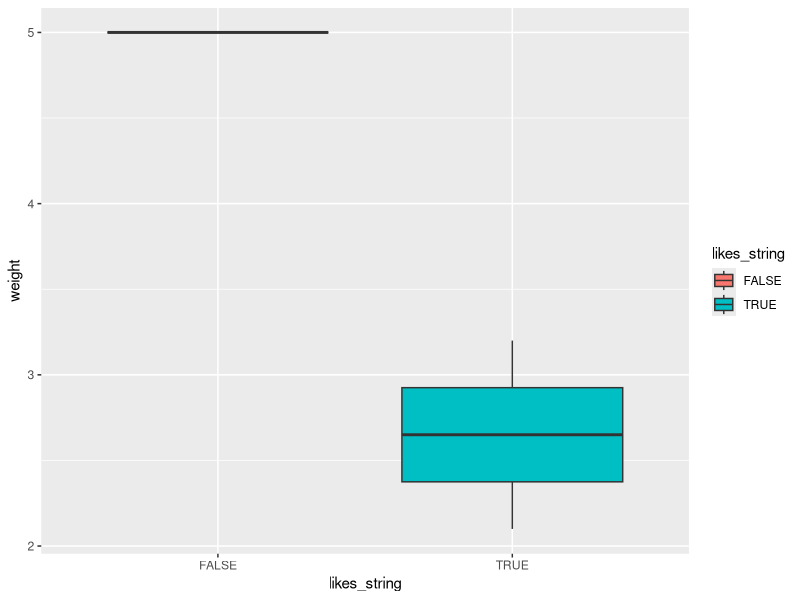

Write R code to recreate this figure.
## ---- chunk 1
cats <- read.csv(file = "feline-data.csv")
## ---- chunk 2
library(ggplot2)
ggplot(cats, aes(x = likes_string, y = weight, 
                 group = likes_string,
                 fill = likes_string)) + 
    geom_boxplot()
## ---- chunk 3
sessionInfo()
